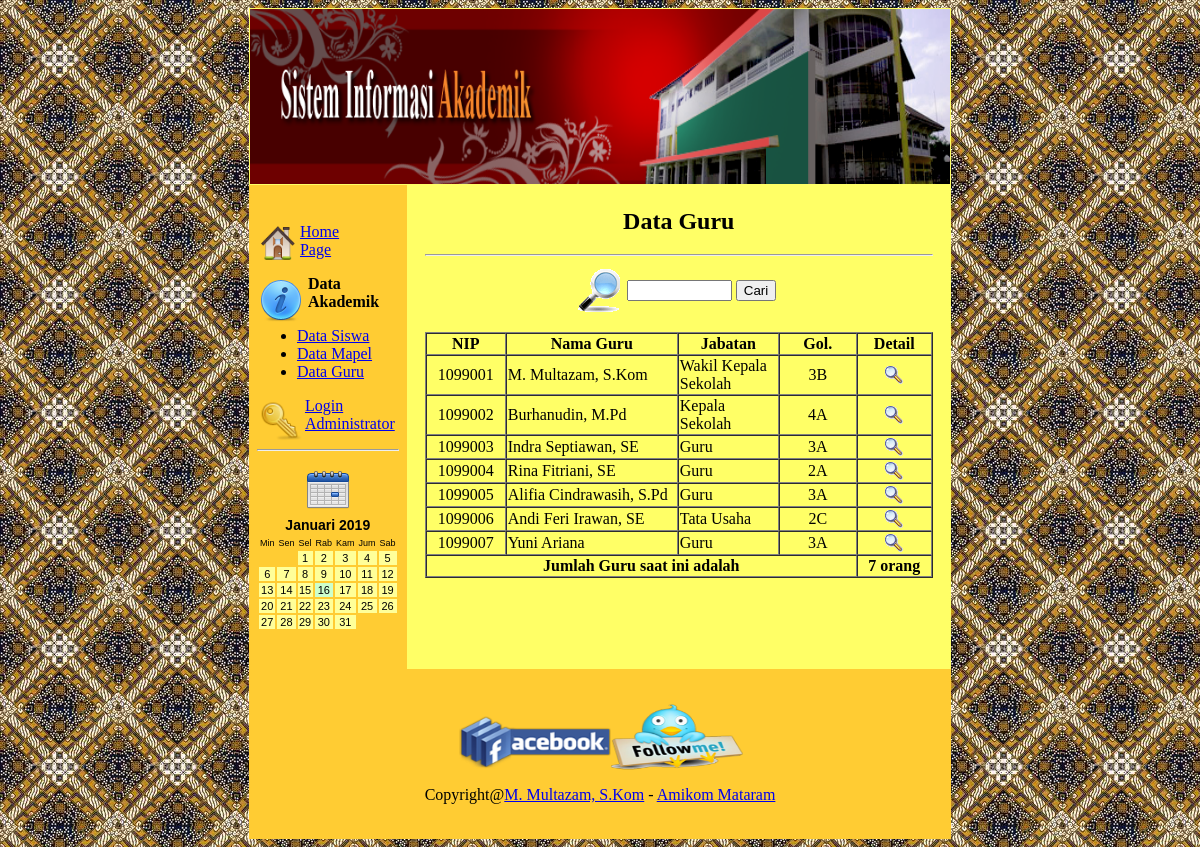
The app's page /websekolah/data_guru.php with its own data.
### tables this page shows
CREATE TABLE IF NOT EXISTS `tblguru` (
  `nip` varchar(10) NOT NULL,
  `nama_guru` varchar(40) NOT NULL,
  `tempat_lahir` varchar(40) NOT NULL,
  `tgl_lahir` date NOT NULL,
  `alamat` text NOT NULL,
  `golongan` varchar(10) NOT NULL,
  `jabatan` varchar(40) NOT NULL,
  `hp` varchar(15) NOT NULL,
  `jenis_kelamin` varchar(15) NOT NULL,
  `agama` varchar(20) NOT NULL,
  `foto` varchar(40) NOT NULL,
  PRIMARY KEY (`nip`)
);

### websekolah/data_guru.php (the view, shortened to what this page needs)
<table width="622" border="0" align="center" cellpadding="1" cellspacing="0" bgcolor="#FFFF66">
  <tr>
    <td colspan="2"><? include "header.php"; ?></td>
  </tr>
  <tr>
    <td width="103" align="center" valign="top" bgcolor="#FFCC33"><p>
      <? include "menu.php";?>
    </p>
      <p align="center">&nbsp;</p>
    </td>
    <td width="515"><table width="510" border="0" align="center">
      <tr>
        <td valign="top"><h2 align="center"><strong>Data Guru </strong></h2>
          <hr>
          <form id="form2" name="form2" method="post" action="">
			  <table width="210" border="0" align="center" cellpadding="1" cellspacing="0">
                <tr>
                  <td width="50"><div align="center"><img src="images/icon/search.gif" width="50" height="50" /></div></td>
                  <td width="180"><input name="cnip" type="text" id="cnip" size="10" />
                      <input name="cari" type="submit" id="cari" value="Cari" /></td>
                </tr>
              </table>
            </form>
			<table width="508" border="1" align="center" cellpadding="1" cellspacing="0">
              <tr>
                <td width="76"><div align="center"><strong>NIP</strong></div></td>
                <td width="168"><div align="center"><strong>Nama Guru</strong></div></td>
				<td width="97"><div align="center"><strong>Jabatan</strong></div></td>
                <td width="74"><div align="center"><strong>Gol.</strong></div></td>
                <td width="71"><div align="center"><strong>Detail</strong></div></td>
              </tr>
              <?
$x="select * from tblguru";
$tampil=mysql_query($x);
while ($data=mysql_fetch_array($tampil))
{
?>
              <tr>
                <td><div align="center"><? echo $data['nip']; ?></div></td>
                <td><? echo $data['nama_guru']; ?></td>
				<td><? echo $data['jabatan']; ?></td>
                <td><div align="center"><? echo $data['golongan']; ?></div></td>
                <td><div align="center"><a href="tampil_guru.php?nip=<? echo $data['nip'];?>"><img src="images/icon/button-view.gif" width="20" height="20" /></a></div></td>
				<? } ?>
			  </tr>
				<?
$x1="select * from tblguru";
$hitung=mysql_query($x1);
$jumlah=mysql_num_rows($hitung);
?>
              <tr>
                <td colspan="4"><div align="center"><strong>Jumlah Guru saat ini adalah</strong> </div></td>
                <td colspan="2" align="center"><div align="center"><b><? echo $jumlah; ?> orang</b></div></td>
              </tr>
            </table>
            <p>&nbsp;</p>
            <p>&nbsp;</p>
          </td>
      </tr>
    </table></td>
  </tr>
  <tr>
    <td colspan="2" bgcolor="#FFCC33"><p>&nbsp;</p>
      <p>
        <? include "footer.php"; ?>
      </p>
    <p>&nbsp; </p></td>
  </tr>
</table>

### websekolah/header.php (shortened to what this page needs)
<!DOCTYPE html PUBLIC "-//W3C//DTD XHTML 1.0 Transitional//EN" "http://www.w3.org/TR/xhtml1/DTD/xhtml1-transitional.dtd">
<html xmlns="http://www.w3.org/1999/xhtml">
<head>
</head>
<body>
<div align="center"><img src="images/foto/header.jpg" width="700" height="175" />
</div>
</body>
</html>

### websekolah/menu.php
<table width="110" border="0">
  <tr>
    <td width="104"><p align="justify">&nbsp;</p>
      <p align="justify"><strong><img src="images/icon/Home.png" width="40" height="40" align="left" /></strong><a href="index.php">Home <br />Page</a></p>
      <p align="justify"><strong><img src="images/icon/Info.png" width="48" height="48" align="left" />Data Akademik </strong></p>
      <ul>
        <li><a href="data_siswa.php" align="center">Data Siswa</a></li>
        <li><a href="data_mapel.php" align="center">Data Mapel</a></li>
        <li><a href="data_guru.php" align="center">Data Guru</a></li>
      </ul>
      <p align="justify"><a href="administrator/index.php"><img src="images/icon/Key.png" width="45" height="45" align="left" />Login<br />
      Administrator</a></p>
      <hr />
      <p align="center"><img src="images/icon/Calender.png" width="48" height="48" /><br />
        <? include "kalender.php"; ?></p>    </td>
  </tr>
</table>

### websekolah/kalender.php (shortened to what this page needs)
<?php
if (!$calstyle) $calstyle = "1";
$nbc="ffff99";
$abc="E9B4A1";
$tbc="CCFFCC";
$day[0]="Min";
$day[1]="Sen";
$day[2]="Sel";
$day[3]="Rab";
$day[4]="Kam";
$day[5]="Jum";
$day[6]="Sab";
$mth[1]="Januari";
$mth[2]="Februari";
$mth[3]="Maret";
$mth[4]="April";
$mth[5]="Mei";
$mth[6]="Juni";
$mth[7]="Juli";
$mth[8]="Agustus";
$mth[9]="September";
$mth[10]="Oktober";
$mth[11]="Nopember";
$mth[12]="Desember";
if (!$daystart) $daystart=0;
if (!$ny) $ny=0;
if (!$nt) $nt=0;
if (!$ctime) $ctime = "-0";
if (!$tw) $tw="130";
if (!$ch) $ch="";
if (!$algn) $algn="0";
?>
<?php
$cw=$tw/7;
if ($algn==0) $algn="align='center' valign='middle'";
else $algn="align='right' valign='top'";
$ctime = $ctime*3600;
$tmo = date("m", time()+$ctime);
$tda = date("j", time()+$ctime);
$tyr = date("Y", time()+$ctime);
$tnum = (intval((date ("U", mktime(20,0,0,$tmo,$tda,$tyr))/86400)))-$daystart;
if (!$mo) $mo=$tmo;
if (!$yr) $yr=$tyr;
$daycount = (intval((date ("U", mktime(20,0,0,$mo,1,$yr))/86400)))-$daystart;
$mo=intval($mo);
$mn = $mth[$mo];
if ($ny!=1) {$mn = $mn." ".$yr;}
$sd = date ("w", mktime(0,0,0,$mo,1-$daystart,$yr));
$cd = 1-$sd;
$nd = mktime (0,0,0,$mo+1,0,$yr);
$nd = (strftime ("%d",$nd))+1;
?>
<table WIDTH="<? echo$tw?>" BORDER="0" CELLSPACING="0" CELLPADDING="2">
  <tr>
    <td CLASS="monthyear">
      <div ALIGN="center">
        <? echo "$mn";?>
      </div>
    </td>
  </tr>
</table>
<table WIDTH="<? echo$tw?>" BORDER="0" CELLSPACING="2" CELLPADDING="1" CLASS="daynames">
  <tr ALIGN="center">
<?php
for ($I=0;$I<7;$I++) {
$dayprint=$daystart+$I;
echo"<td WIDTH=$cw>$day[$dayprint]</td>";
}
?>
  </tr>
<?php
if ($calstyle==1) {
for ($i = 1; $i<7; $i++) {
if ($cd>$nd) break;
?>
<tr <?php echo $algn ?> CLASS="dates" height=<?php echo $ch ?>>
<?php
for ($prow = 1; $prow<8; $prow++) {
if ($daycount==$tnum && $nt!="1" && $cd>0) {echo "<td width=$cw bgcolor=$tbc>$cd</td>";$daycount++;$cd++;}
else { ?>
<td width=" <?php echo $cw ?>" <?php if ($cd>0 && $cd<$nd) {echo " bgcolor=";if ($bgc[$daycount]) {echo $abc;} else {echo $nbc;} echo ">$cd";$daycount++;} else {echo ">";} $cd++;?></td>
<?php }} ?>
</tr>
<?php
}
}
?>
</table>

### websekolah/footer.php (shortened to what this page needs)
<!DOCTYPE html PUBLIC "-//W3C//DTD XHTML 1.0 Transitional//EN" "http://www.w3.org/TR/xhtml1/DTD/xhtml1-transitional.dtd">
<html xmlns="http://www.w3.org/1999/xhtml">
<head>
</head>
<body>
 <div align="center">
   <p><a href="http://facebook.com/fbazam" target="_blank"><img src="images/icon/logo_facebook1.png" width="153" height="54" /></a><a href="http://twitter.com/azamtwitt" target="_blank"><img src="images/icon/logo_twitter1.png" width="132" height="66" /></a></p>
   <p>Copyright@<a href="http://www.pijaronline.com" target="_blank">M. Multazam, S.Kom</a> - <a href="http://www.amikom-asm.ac.id" target="_blank">Amikom Mataram</a> </p>
 </div>
</body>
</html>

### records on screen
tblguru: nip "1099001", nama_guru "M. Multazam, S.Kom", jabatan "Wakil Kepala Sekolah", golongan "3B"
tblguru: nip "1099002", nama_guru "Burhanudin, M.Pd", jabatan "Kepala Sekolah", golongan "4A"
tblguru: nip "1099003", nama_guru "Indra Septiawan, SE", jabatan "Guru", golongan "3A"
tblguru: nip "1099004", nama_guru "Rina Fitriani, SE", jabatan "Guru", golongan "2A"
tblguru: nip "1099005", nama_guru "Alifia Cindrawasih, S.Pd", jabatan "Guru", golongan "3A"
tblguru: nip "1099006", nama_guru "Andi Feri Irawan, SE", jabatan "Tata Usaha", golongan "2C"
tblguru: nip "1099007", nama_guru "Yuni Ariana", jabatan "Guru", golongan "3A"

### other values on screen
$mn "Januari 2019"
$day[$dayprint] "Min"
$day[$dayprint] "Sen"
$day[$dayprint] "Sel"
$day[$dayprint] "Rab"
$day[$dayprint] "Kam"
$day[$dayprint] "Jum"
$day[$dayprint] "Sab"
$jumlah "7"
